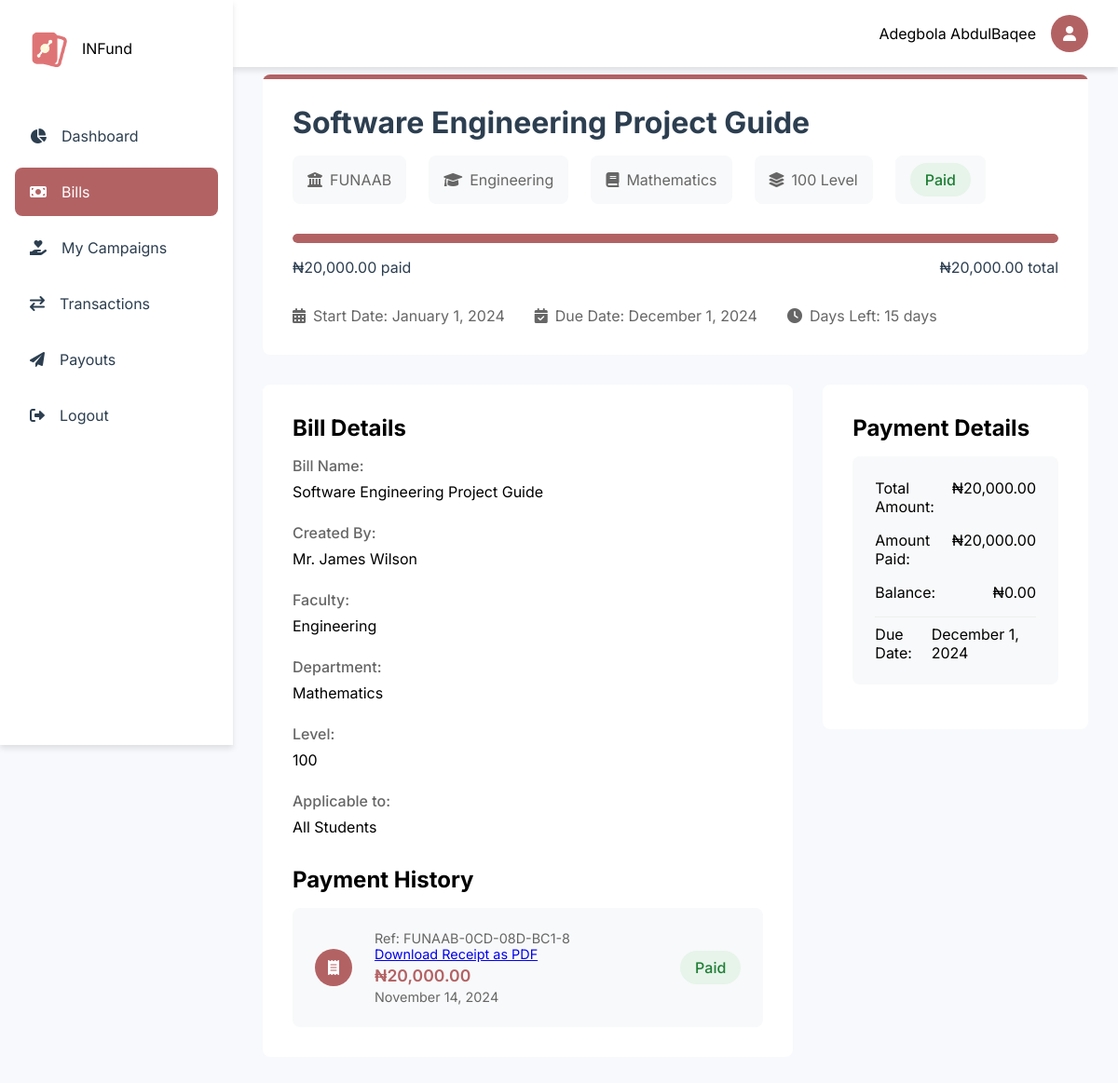
Page /dashboard/bill.php?id=4 (signed in) on the earlier database version.
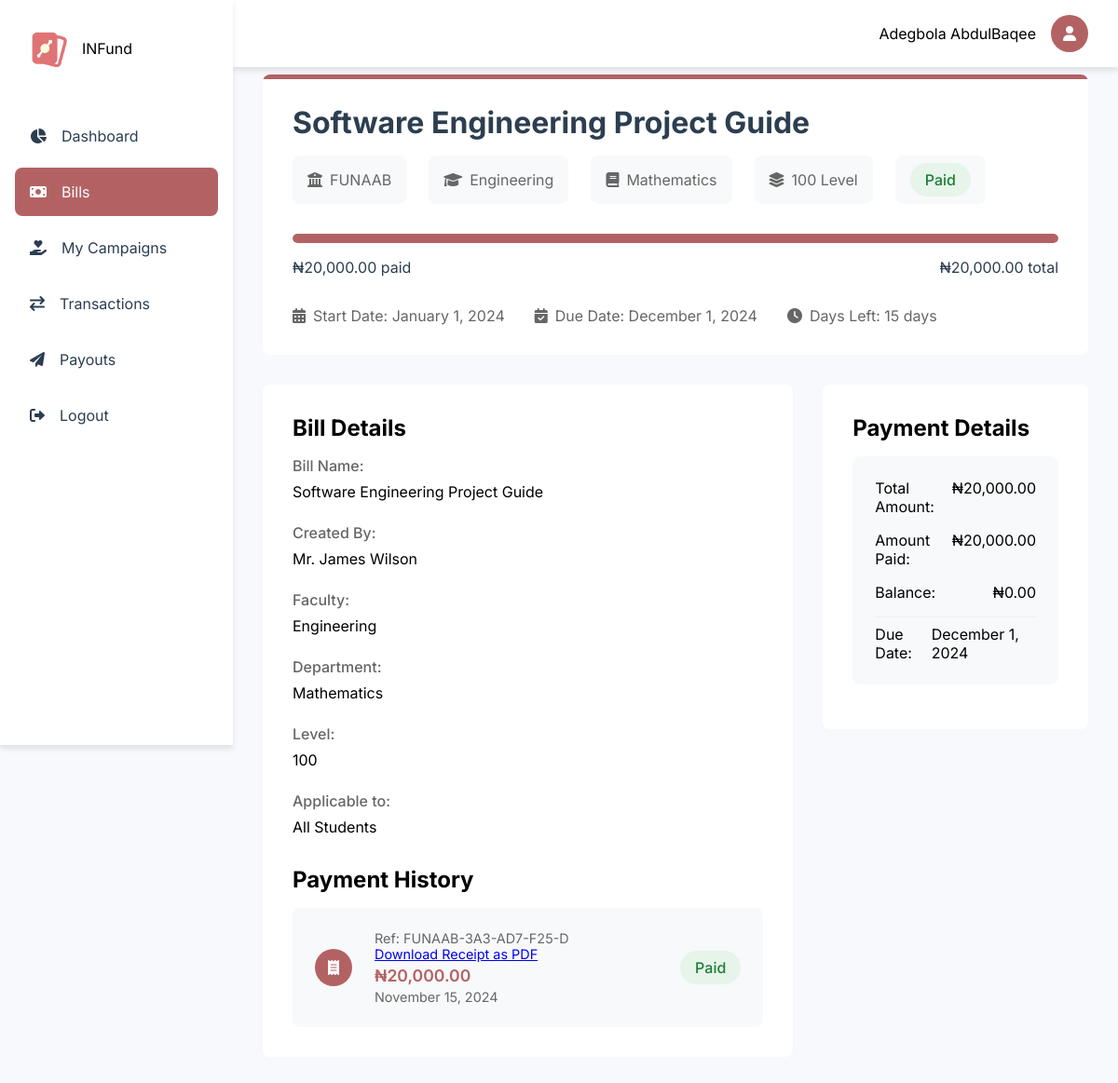
Same page on the later database version.
### tables this page shows
CREATE TABLE `bills` (
  `id` int(11) NOT NULL,
  `creator_id` int(11) NOT NULL,
  `name` varchar(255) NOT NULL,
  `university` varchar(255) NOT NULL,
  `faculty` varchar(255) NOT NULL,
  `department` varchar(1000) NOT NULL,
  `level` varchar(255) NOT NULL,
  `matric_no` varchar(255) NOT NULL,
  `price` decimal(10,2) NOT NULL,
  `start_date` date DEFAULT NULL,
  `end_date` date DEFAULT NULL,
  `created_at` timestamp NOT NULL DEFAULT current_timestamp()
);

CREATE TABLE `payments` (
  `id` int(11) NOT NULL,
  `uid` int(11) NOT NULL,
  `reference_id` varchar(1000) DEFAULT NULL,
  `gateway_reference` varchar(200) DEFAULT NULL,
  `bill_id` int(11) NOT NULL,
  `student_id` int(11) NOT NULL,
  `total_amount` decimal(10,2) NOT NULL,
  `amount_paid` decimal(10,2) DEFAULT 0.00,
  `status` enum('Unpaid','Partially Paid','Paid') NOT NULL DEFAULT 'Unpaid',
  `last_payment_date` timestamp NULL DEFAULT current_timestamp(),
  `created_at` timestamp NOT NULL DEFAULT current_timestamp(),
  `updated_at` timestamp NOT NULL DEFAULT current_timestamp() ON UPDATE current_timestamp()
);

CREATE TABLE `creators` (
  `id` int(11) NOT NULL,
  `fullname` varchar(255) NOT NULL,
  `email` varchar(200) NOT NULL,
  `role` enum('admin','lecturer','headofclass') NOT NULL,
  `department` varchar(1000) NOT NULL,
  `university` varchar(1000) NOT NULL,
  `university_id` int(11) NOT NULL,
  `password` varchar(1000) DEFAULT NULL,
  `created_at` timestamp NOT NULL DEFAULT current_timestamp()
);

### includes/user/get_bills.php (called while the page is built, shortened)
<?php
function getBillDetails($bill_id, $user_id)
{
    global $conn;
    $query = "SELECT b.*,
              p.amount_paid,
              p.status as payment_status,
              p.last_payment_date,
              p.reference_id,
              c.fullname as creator_name,
              DATEDIFF(b.end_date, CURRENT_DATE()) as days_remaining
              FROM bills b
              LEFT JOIN payments p ON b.id = p.bill_id AND p.student_id = ?
              LEFT JOIN creators c ON b.creator_id = c.id
              WHERE b.id = ?";
    $stmt = $conn->prepare($query);
    $stmt->bind_param("ii", $user_id, $bill_id);
    $stmt->execute();
    $result = $stmt->get_result();
    return $result->fetch_assoc();
}

### dashboard/bill.php (the view, shortened to what the changed rows need)
<?php
require_once '../config/config.php';
include '../includes/user/get_bills.php';
$bill_id = isset($_GET['id']) ? intval($_GET['id']) : 0;
$user_id = $_SESSION['user_id'] ?? 0;
$bill = getBillDetails($bill_id, $user_id);
function getStatusClass($status)
{
    switch ($status) {
        case 'Paid':
            return 'status-paid';
    }
}
include '../includes/user/nav.php';
?>
<main class="main-content">
    <div class="bill-detail-header">
        <h1 class="bill-title"><?php echo htmlspecialchars($bill['name']); ?></h1>
        <div class="bill-meta">
            <div class="meta-item">
                <i class="fas fa-university"></i>
                <span><?php echo htmlspecialchars($bill['university']); ?></span>
            </div>
            <div class="meta-item">
                <i class="fas fa-graduation-cap"></i>
                <span><?php echo htmlspecialchars($bill['faculty']); ?></span>
            </div>
            <div class="meta-item">
                <i class="fas fa-book"></i>
                <span><?php echo htmlspecialchars($bill['department']); ?></span>
            </div>
            <div class="meta-item">
                <i class="fas fa-layer-group"></i>
                <span><?php echo htmlspecialchars($bill['level']); ?> Level</span>
            </div>
            <div class="meta-item">
                <span class="status-badge <?php echo getStatusClass($bill['payment_status']); ?>">
                    <?php echo htmlspecialchars($bill['payment_status']); ?>
                </span>
            </div>
        </div>
        <div class="progress-section">
            <div class="progress-bar">
            </div>
            <div class="progress-stats">
                <span>₦<?php echo number_format($bill['amount_paid'], 2); ?> paid</span>
                <span>₦<?php echo number_format($bill['price'], 2); ?> total</span>
            </div>
        </div>
        <div class="date-info">
            <div class="date-item">
                <i class="fas fa-calendar-alt"></i>
                <span>Start Date: <?php echo date('F j, Y', strtotime($bill['start_date'])); ?></span>
            </div>
            <div class="date-item">
                <i class="fas fa-calendar-check"></i>
                <span>Due Date: <?php echo date('F j, Y', strtotime($bill['end_date'])); ?></span>
            </div>
            <div class="date-item">
            </div>
        </div>
    </div>
    <div class="bill-content">
        <div class="bill-description">
            <h2>Bill Details</h2>
            <div class="description-content">
                <div class="info-grid">
                    <div class="info-item">
                        <label>Bill Name:</label>
                        <span><?php echo htmlspecialchars($bill['name']); ?></span>
                    </div>
                    <div class="info-item">
                        <label>Created By:</label>
                        <span><?php echo htmlspecialchars($bill['creator_name'] ?? 'N/A'); ?></span>
                    </div>
                    <div class="info-item">
                        <label>Faculty:</label>
                        <span><?php echo htmlspecialchars($bill['faculty']); ?></span>
                    </div>
                    <div class="info-item">
                        <label>Department:</label>
                        <span><?php echo htmlspecialchars($bill['department']); ?></span>
                    </div>
                    <div class="info-item">
                        <label>Level:</label>
                        <span><?php echo htmlspecialchars($bill['level']); ?></span>
                    </div>
                </div>
            </div>
            <?php if ($bill['last_payment_date'] && $bill['amount_paid'] > 0) : ?>
                <div class="payment-history">
                    <h2>Payment History</h2>
                    <div class="payment-card">
                        <div class="payment-icon">
                            <i class="fas fa-receipt"></i>
                        </div>
                        <div class="payment-info">
                            <div class="reference-id">Ref: <?php echo htmlspecialchars($bill['reference_id']); ?> <div class="download-receipt">
                                    <a href="./generate_receipt.php?id=<?php echo $bill['id']; ?>" class="download-button">Download Receipt as PDF</a>
                                </div>
                            </div>
                            <div class="payment-amount">₦<?php echo number_format($bill['amount_paid'], 2); ?></div>
                            <div class="payment-date">
                                <?php echo date('F j, Y', strtotime($bill['last_payment_date'])); ?>
                            </div>
                        </div>
                        <div class="payment-status">
                            <span class="status-badge <?php echo getStatusClass($bill['payment_status']); ?>">
                                <?php echo htmlspecialchars($bill['payment_status']); ?>
                            </span>
                        </div>
                    </div>
                </div>
            <?php endif; ?>
        </div>
        <div class="payment-section">
            <h2>Payment Details</h2>
            <div class="payment-summary">
                <div class="summary-item">
                    <label>Total Amount:</label>
                    <span>₦<?php echo number_format($bill['price'], 2); ?></span>
                </div>
                <div class="summary-item">
                    <label>Amount Paid:</label>
                    <span>₦<?php echo number_format($bill['amount_paid'], 2); ?></span>
                </div>
                <div class="summary-item">
                    <label>Balance:</label>
                    <span>₦<?php echo number_format($bill['price'] - $bill['amount_paid'], 2); ?></span>
                </div>
                <div class="summary-item">
                    <label>Due Date:</label>
                    <span><?php echo date('F j, Y', strtotime($bill['end_date'])); ?></span>
                </div>
            </div>
        </div>
    </div>
</main>
<?php
include '../includes/user/footer.php';
?>

Differences in the rows shown:
changed through a linked row, bills "Software Engineering Project Guide": payments.reference_id "FUNAAB-0CD-08D-BC1-8" → "FUNAAB-3A3-AD7-F25-D"; payments.last_payment_date "November 14, 2024" → "November 15, 2024"
